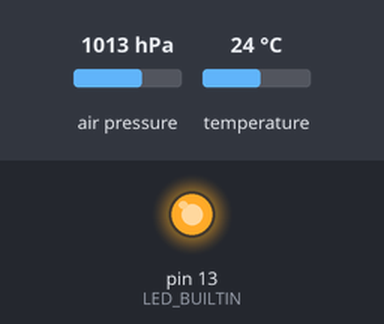
This sketch was run on a simulated Arduino Uno, built with avr-gcc and run on an emulated ATmega328P. Shown: output pins drawn as LEDs (lit = HIGH). Inputs (shaded band) come from the test bench; at power-on: air pressure 1013 hPa, temperature 24 °C. What the sketch prints to the serial monitor is not drawn.

Above: at 2.5 s.
At 7.7 s:
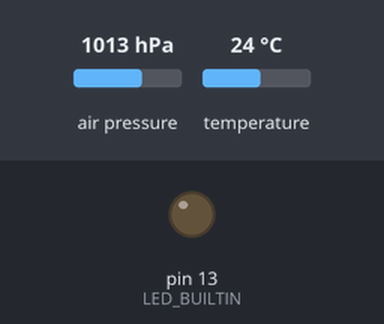
Timing chart, 0 to 13.8 s (numbered marks = the images above):
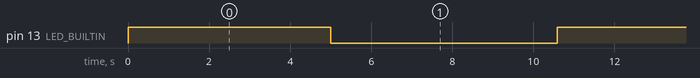

The sketch:

J_Nascimento.ino
```cpp
#include <Adafruit_BMP085.h>

Adafruit_BMP085 bmp;


void setup() {

    Serial.begin(9600);
    if (!bmp.begin()) {
    Serial.println("Could not find a valid BMP085 sensor, check wiring!");
    while (1) {}
    }
    // initialize digital pin LED_BUILTIN as an output.
    pinMode(LED_BUILTIN, OUTPUT);
}

// the loop function runs over and over again forever
void loop() {
    digitalWrite(LED_BUILTIN, HIGH);   // turn the LED on (HIGH is the voltage level)
    delay(5000);                       // wait for a second
    digitalWrite(LED_BUILTIN, LOW);    // turn the LED off by making the voltage LOW
    delay(5000);

    Serial.print("Temperature = ");
    Serial.print(bmp.readTemperature());
    Serial.println(" *C");

    Serial.print("Pressure = ");
    Serial.print(bmp.readPressure());
    Serial.println(" Pa");

    // Calculate altitude assuming 'standard' barometric
    // pressure of 1013.25 millibar = 101325 Pascal
    Serial.print("Altitude = ");
    Serial.print(bmp.readAltitude());
    Serial.println(" meters");

    Serial.print("Pressure at sealevel (calculated) = ");
    Serial.print(bmp.readSealevelPressure());
    Serial.println(" Pa");

    // you can get a more precise measurement of altitude
    // if you know the current sea level pressure which will
    // vary with weather and such. If it is 1015 millibars
    // that is equal to 101500 Pascals.
    Serial.print("Real altitude = ");
    Serial.print(bmp.readAltitude(101500));
    Serial.println(" meters");

    Serial.println();
    delay(500);
    // wait for a second
}
```

Measured:
- by itself, pin 13 (LED_BUILTIN): alternates HIGH for 5.0 s and LOW for 5.6 s
